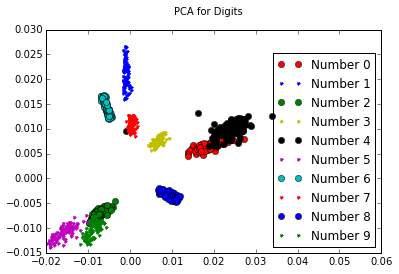

Write Python code to recreate this figure.
#!/usr/bin/env python

import sys
import numpy as np
import string
from numpy import linalg as la
import matplotlib.pyplot as plt
import pylab

def image2col(image, num_rows, num_cols):
    col= np.zeros((num_rows*num_cols,1))
    for i in np.arange(0,num_cols):
        for j in np.arange(0,num_rows):
            col[i*num_cols+j,0] = string.atoi(image[j:j+1][0][i])
    return col

def cols2matrix(num_dict, label):
    num_sample = len(num_dict[label])
    dim_feature = num_dict[label][0].size
    matrix = np.zeros((dim_feature, num_sample))
    for i in np.arange(0,num_sample):
        matrix[:,i] = num_dict[label][i].reshape(1024,)
        matrix[:,i] -= sum(matrix[:,i])/dim_feature
    return matrix

f = open("optdigits-orig.cv/optdigits-orig.cv","r")
num_rows = 32
num_cols = 32
lines = f.readlines()
total_num = string.atoi(lines[8:9][0][7:])
numbers = lines[21:]
f.close()

num_dict = {}
for i in np.arange(0,10):
    num_dict[i] = []
    
for i in np.arange(0,total_num):
    image = numbers[i*(num_rows+1):i*(num_rows+1)+32]
    col = image2col(image,num_rows,num_cols)
    label = string.atoi(numbers[i*(num_rows+1)+32:i*(num_rows+1)+33][0])
    num_dict[label].append(col)
    
x=[]
y=[]
for label in np.arange(0,10):
    matrix = cols2matrix(num_dict,label)
    X = np.dot(matrix,matrix.T)
    S,U = la.eig(X)
    PCA_matrix = np.dot(U[0:2,:],matrix)
    x.append(PCA_matrix[0,:])
    y.append(PCA_matrix[1,:])
    print "Number %d is finished..." % label

fig = plt.figure()
colors = "rbgykmc"
styles = "o."
for i in np.arange(0,10):
    color = colors[i%7]
    style = styles[i%2]
    plt.plot(x[i],y[i],color+style,label="Number %d" % i)
pylab.xlim([-0.02,0.06])
plt.legend(loc=4)
fig.suptitle("PCA for Digits")
plt.show()
